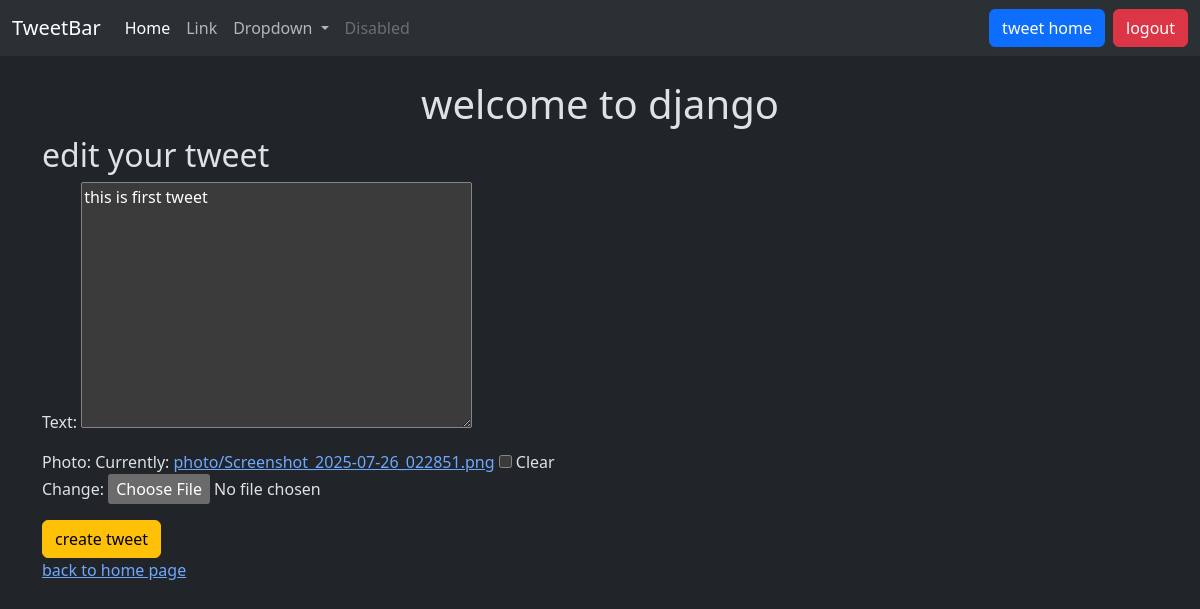
The app's page /tweet/1/edit/ (signed in), older data.
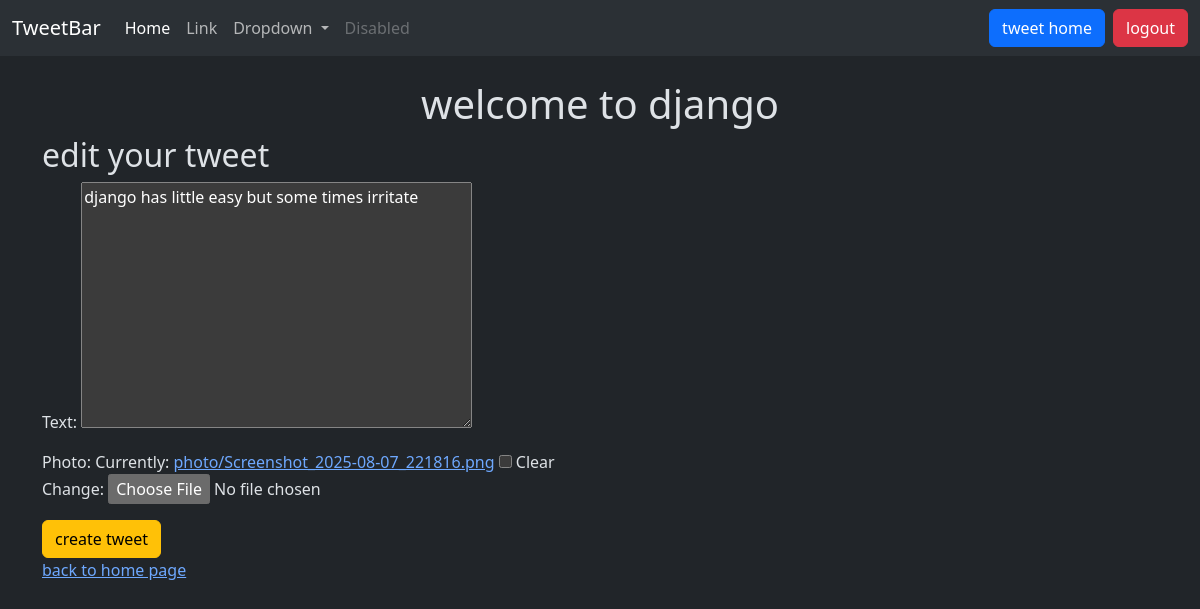
The same page, newer data.
### tweet/models.py (models this page shows, shortened)
class Tweet(models.Model):
    user = models.ForeignKey(User, on_delete=models.CASCADE)
    text = models.TextField(max_length=300)
    photo = models.ImageField(upload_to='photo/', blank=True, null=True)
    created_at = models.DateTimeField(auto_now_add=True)
    updated_at = models.DateTimeField(auto_now=True)

### tweet/views.py (the view)
# urls.py: path('<int:tweet_id>/edit/', views.tweet_edit, name="tweet_edit"),
@login_required
def tweet_edit(request, tweet_id):
    tweet= get_object_or_404(Tweet, pk=tweet_id, user = request.user)
    if request.method == 'POST':
       form = tweetForm(request.POST, request.FILES, instance=tweet)
       if form.is_valid():
           tweet = form.save(commit=False)
           tweet.user = request.user
           tweet.save()
           return redirect('tweet_list')
    else:
        form = tweetForm(instance=tweet)
    return render(request, 'tweet_form.html', {'form':form})

### tweet/forms.py
class tweetForm(forms.ModelForm):
    class Meta:
        model = Tweet
        fields = ['text', 'photo']

### tweet/templates/tweet_form.html (shortened to what this page needs)
{% extends "layout.html" %}
{% block title %} tweet {% endblock %} {% block content %}
<h1 class="text-center mt-4">welcome to django</h1>
<h2>
  {% if form.instance.pk %}edit your tweet {% else %}create your tweet {% endif %}
</h2>
<form method="post" enctype="multipart/form-data" class="form">
    {{form.as_p}}
    <button class="btn btn-warning" type='submit'>create tweet</button>
</form>
<a href="{% url "tweet_list" %}">back to home page</a>
{% endblock %}

Row changes from the older to the newer data that the page shows:
changed Tweet: text "this is first tweet" → "django has little easy but some times irritate"
Text that changed along with them:
text no longer shown: "Text: Photo: Currently: photo/Screenshot_2025-07-26_022851.png Clear Change:"
text now shown: "Text: Photo: Currently: photo/Screenshot_2025-08-07_221816.png Clear Change:"
